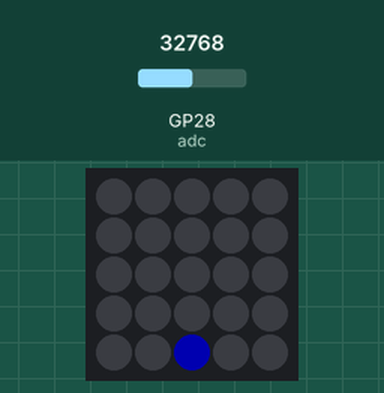
A program run on a simulated Raspberry Pi Pico running MicroPython. Parts: 5×5 RGB LED matrix. Inputs (shaded band) come from the test bench; at power-on: GP28 (adc) = 32768 (analog values on the 0–65535 scale). Dim RGB values are drawn brighter than linear; the 25 LEDs are laid out as on the BitDogLab board (LED 0 bottom right, every second row reversed).

Above: at 1.2 s.
1.3 s: GP28 (adc) set to 57670
At 2.5 s:
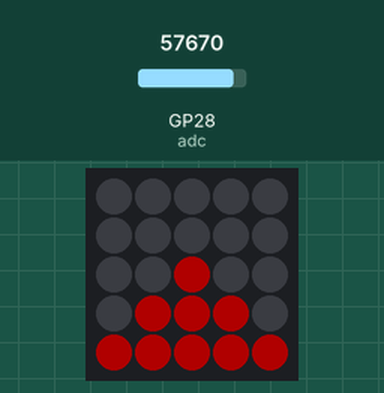
2.8 s: GP28 (adc) set to 65535
At 3.7 s:
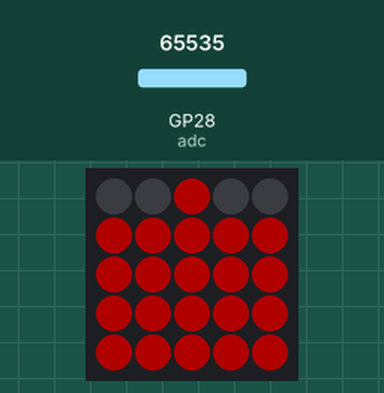
4.3 s: GP28 (adc) set to 32767
At 4.8 s:
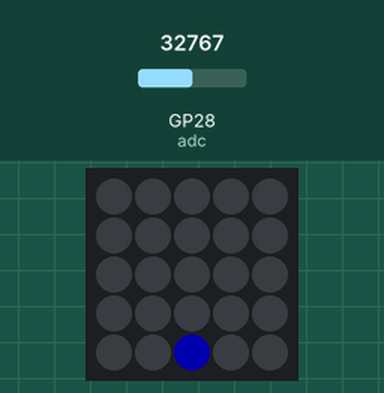
Timing chart, 0 to 7.3 s (numbered marks = the images above; inputs shaded):
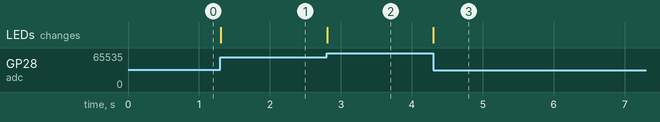

The program:

Microfone_com_acendimnto_em_piramide_da_matriz_V1A.py
```python
import machine
import neopixel
import time
import math

# Configuração da matriz
NUM_COLS = 5
NUM_ROWS = 5
NUM_LEDS = NUM_COLS * NUM_ROWS
PIN_NUM = 7  # GPIO7 para Neopixel

# Inicialização do Neopixel e ADC para o microfone
np = neopixel.NeoPixel(machine.Pin(PIN_NUM), NUM_LEDS)
adc = machine.ADC(machine.Pin(28))  # GP28 para o microfone

OFFSET = int(1.65 / 3.3 * 65536)  # Valor ADC correspondente a 1,65V

def get_volume_ratio(adc_value):
    volume = max(0, (adc_value - OFFSET)*2)  # Subtrai o offset e garante que o valor seja positivo
    return volume / 65536.0

def acender_leds(patamar, cor):
    for i in range(NUM_LEDS):
        if i in patamar:
            np[i] = cor
        else:
            np[i] = (0, 0, 0)  # LED desligado
    np.write()

# Aqui está a lista de patamares
patamares = [
    [2],
    [1, 2, 3],
    [7, 1, 2, 3],
    [12, 6, 7, 8, 0, 1, 2, 3, 4],
    [12, 6, 7, 8, 0, 1, 2, 3, 4, 11, 13, 17, 5, 9],
    [12, 6, 7, 8, 0, 1, 2, 3, 4, 11, 13, 17, 5, 9, 22, 16, 18, 10, 14],
    [12, 6, 7, 8, 0, 1, 2, 3, 4, 11, 13, 17, 5, 9, 22, 16, 18, 10, 14, 15, 19],
    [12, 6, 7, 8, 0, 1, 2, 3, 4, 11, 13, 17, 5, 9, 22, 16, 18, 10, 14, 15, 19, 20, 21, 23, 24],
    # Segunda parte dos patamares
    [2],
    [1, 2, 3],
    [7, 1, 2, 3],
    [12, 6, 7, 8, 0, 1, 2, 3, 4],
    [12, 6, 7, 8, 0, 1, 2, 3, 4, 11, 13, 17, 5, 9],
    [12, 6, 7, 8, 0, 1, 2, 3, 4, 11, 13, 17, 5, 9, 22, 16, 18, 10, 14],
    [12, 6, 7, 8, 0, 1, 2, 3, 4, 11, 13, 17, 5, 9, 22, 16, 18, 10, 14, 15, 19],
    [12, 6, 7, 8, 0, 1, 2, 3, 4, 11, 13, 17, 5, 9, 22, 16, 18, 10, 14, 15, 19, 20, 21, 23, 24],
]

# Aqui, sua função acender_por_valor() adaptada
def acender_por_valor(volume_ratio):
    # Converta a intensidade do volume para um valor entre 0 e 15
    index = int(volume_ratio * 15)
    index = max(0, min(index, 15))

    if index <= 7:
        acender_leds(patamares[index], (0, 0, 55))  # Azul
    else:
        acender_leds(patamares[index], (55, 0, 0))  # Vermelho

while True:
    adc_value = adc.read_u16()
    volume_ratio = get_volume_ratio(adc_value)

    acender_por_valor(volume_ratio)

    time.sleep(0.01)
```

Measured:
- after the input at 1.3 s, the LEDs: change at once (image 1)
- after the input at 2.8 s, the LEDs: change at once (image 2)
- after the input at 4.3 s, the LEDs: change at once (image 3)
